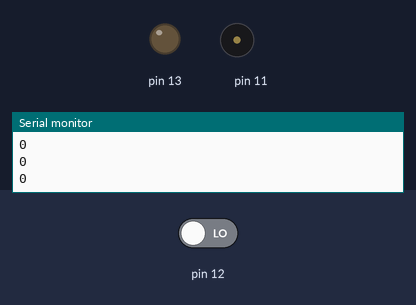
Simulated run of this sketch. Board: Arduino Uno, built with avr-gcc and run on an emulated ATmega328P. On the bench: output pins drawn as LEDs (lit = HIGH), buzzer (waves = sounding), the last lines printed to the serial monitor. Inputs (shaded band) come from the test bench; at power-on: pin 12 LOW.

Above: at 1.2 s.
1.3 s: pin 12 driven HIGH
At 2.5 s:
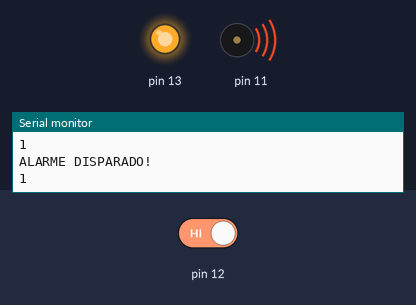
2.8 s: pin 12 driven LOW
At 3.5 s:
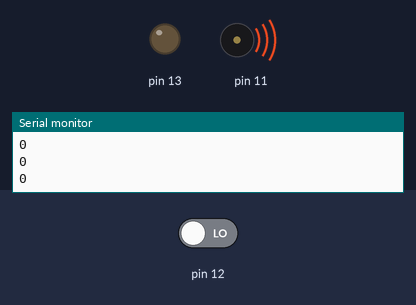
Timing chart, 0 to 5.8 s (numbered marks = the images above; inputs shaded):
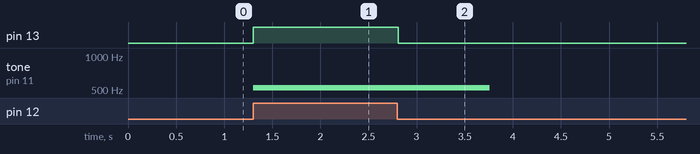

Measured:
- after the input at 1.3 s, pin 13: LOW → HIGH at once; tone on pin 11: silent → 523 Hz at once
- after the input at 2.8 s, pin 13: HIGH → LOW at once; tone on pin 11: 523 Hz → silent after 0.96 s

The sketch:

arduino_detector_de_presenca_com_led_e_buzzer.ino
```cpp
// C++ code
//
int estadoSensor = 0;

void setup()
{
  pinMode(12, INPUT);
  pinMode(13, OUTPUT);
  pinMode(11, OUTPUT);
  Serial.begin(9600);
}

void loop()
{
  estadoSensor = digitalRead(12);
  if (estadoSensor == HIGH) {
    digitalWrite(13, HIGH);
    tone(11, 523, 1000); // play tone 60 (C5 = 523 Hz)
    Serial.println("ALARME DISPARADO!");
  } else {
    digitalWrite(13, LOW);
  }
  Serial.println(estadoSensor);
  delay(50); // Wait for 50 millisecond(s)
}
```
